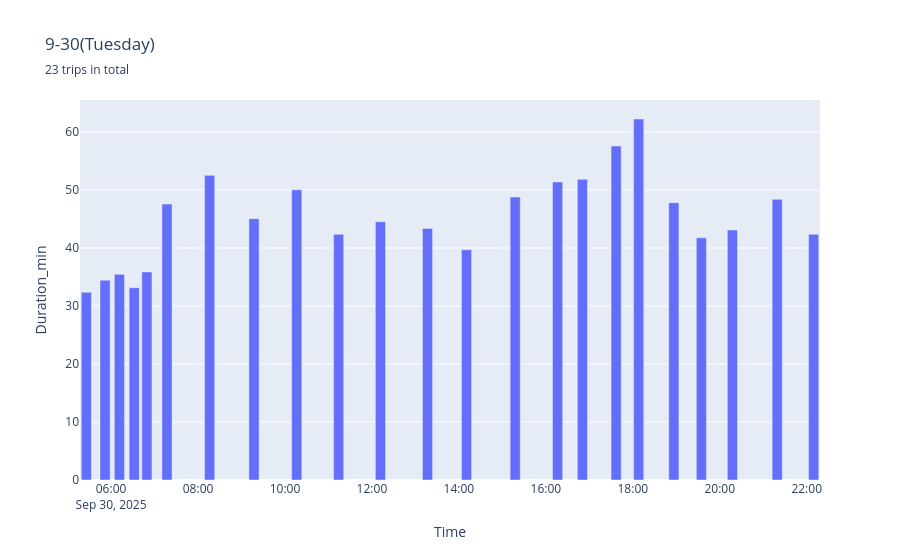
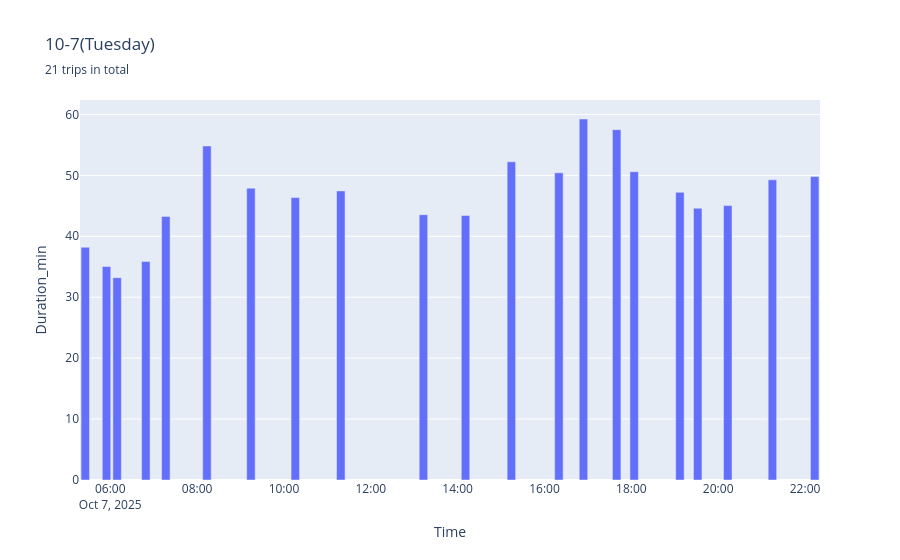
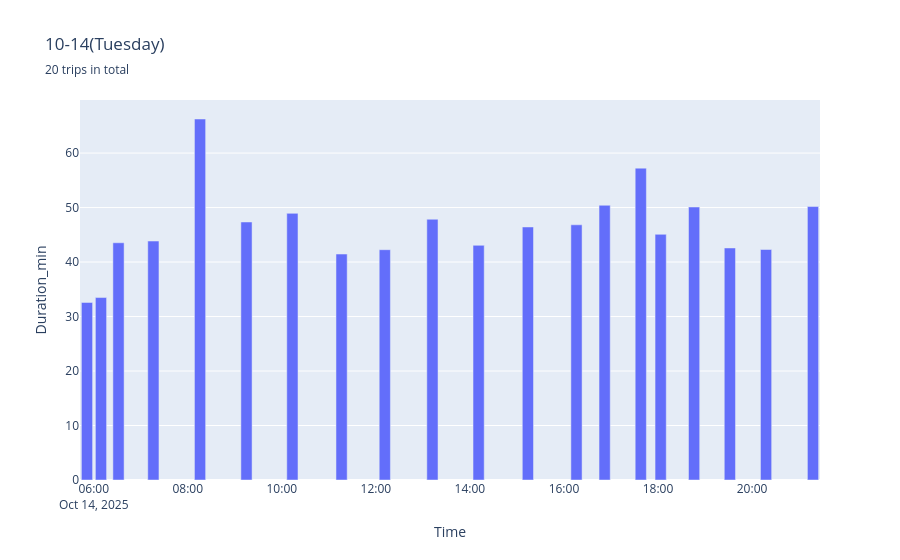
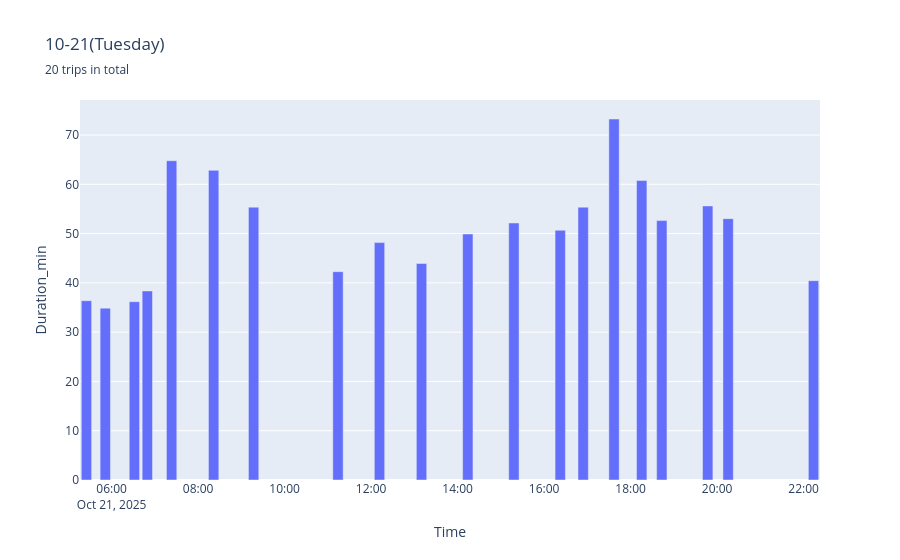

Notebook cell for these charts, in order:
### Code cell
# investigate travel time distribution of every Tuesday
min_date = date(2025, 9, 30)
max_date = date(2025, 12, 31)
diff = (max_date - min_date).days
dates = [min_date + timedelta(days=x) for x in range(0, diff, 7)]

df = (
    df_full.filter(pl.col("SubRouteID").str.starts_with("1728"))
    .pipe(clean_df)
    .filter(pl.col("Time").is_between(min_date, max_date))
    .sort("Time")
    .collect(engine="streaming")
)

for d in dates:
    duration_plot_by_date(df, d, "清華大學", "龍潭運動公園", "返程")

### Figure 1 — Plotly figure (JSON) as saved in the notebook; plotly's stock layout.template omitted (floating-point values rounded to 4 significant figures)
{"data": [{"hovertemplate": "Time=%{x}<br>Duration_min=%{y}<extra></extra>", "legendgroup": "", "marker": {"color": "#636efa", "pattern": {"shape": ""}}, "name": "", "orientation": "v", "showlegend": false, "textposition": "auto", "type": "bar", "x": ["2025-09-30T05:25:52.000000", "2025-09-30T05:51:43.000000", "2025-09-30T06:11:30.000000", "2025-09-30T06:31:56.000000", "2025-09-30T06:49:26.000000", "2025-09-30T07:17:12.000000", "2025-09-30T08:16:00.000000", "2025-09-30T09:17:14.000000", "2025-09-30T10:16:14.000000", "2025-09-30T11:14:06.000000", "2025-09-30T12:11:47.000000", "2025-09-30T13:16:43.000000", "2025-09-30T14:10:33.000000", "2025-09-30T15:17:41.000000", "2025-09-30T16:16:13.000000", "2025-09-30T16:50:30.000000", "2025-09-30T17:37:01.000000", "2025-09-30T18:08:08.000000", "2025-09-30T18:56:40.000000", "2025-09-30T19:34:40.000000", "2025-09-30T20:17:29.000000", "2025-09-30T21:19:19.000000", "2025-09-30T22:09:37.000000"], "xaxis": "x", "y": [32.37, 34.45, 35.45, 33.15, 35.87, 47.57, 52.52, 45.05, 50.03, 42.35, 44.5, 43.37, 39.68, 48.78, 51.38, 51.83, 57.58, 62.23, 47.82, 41.75, 43.1, 48.38, 42.37], "yaxis": "y"}], "layout": {"barmode": "relative", "legend": {"tracegroupgap": 0}, "title": {"subtitle": {"text": "23 trips in total"}, "text": "9-30(Tuesday)"}, "xaxis": {"anchor": "y", "domain": [0, 1], "title": {"text": "Time"}}, "yaxis": {"anchor": "x", "domain": [0, 1], "title": {"text": "Duration_min"}}}}

### Figure 2 — Plotly figure (JSON) as saved in the notebook; plotly's stock layout.template omitted (floating-point values rounded to 4 significant figures)
{"data": [{"hovertemplate": "Time=%{x}<br>Duration_min=%{y}<extra></extra>", "legendgroup": "", "marker": {"color": "#636efa", "pattern": {"shape": ""}}, "name": "", "orientation": "v", "showlegend": false, "textposition": "auto", "type": "bar", "x": ["2025-10-07T05:25:32.000000", "2025-10-07T05:54:52.000000", "2025-10-07T06:09:30.000000", "2025-10-07T06:49:11.000000", "2025-10-07T07:16:49.000000", "2025-10-07T08:13:37.000000", "2025-10-07T09:14:25.000000", "2025-10-07T10:15:43.000000", "2025-10-07T11:18:34.000000", "2025-10-07T13:12:45.000000", "2025-10-07T14:10:55.000000", "2025-10-07T15:14:16.000000", "2025-10-07T16:19:56.000000", "2025-10-07T16:53:51.000000", "2025-10-07T17:39:46.000000", "2025-10-07T18:03:56.000000", "2025-10-07T19:07:08.000000", "2025-10-07T19:31:46.000000", "2025-10-07T20:13:14.000000", "2025-10-07T21:14:56.000000", "2025-10-07T22:13:22.000000"], "xaxis": "x", "y": [38.2, 35.03, 33.2, 35.85, 43.27, 54.82, 47.9, 46.35, 47.45, 43.53, 43.42, 52.22, 50.42, 59.25, 57.5, 50.6, 47.22, 44.6, 45.03, 49.27, 49.8], "yaxis": "y"}], "layout": {"barmode": "relative", "legend": {"tracegroupgap": 0}, "title": {"subtitle": {"text": "21 trips in total"}, "text": "10-7(Tuesday)"}, "xaxis": {"anchor": "y", "domain": [0, 1], "title": {"text": "Time"}}, "yaxis": {"anchor": "x", "domain": [0, 1], "title": {"text": "Duration_min"}}}}

### Figure 3 — Plotly figure (JSON) as saved in the notebook; plotly's stock layout.template omitted (floating-point values rounded to 4 significant figures)
{"data": [{"hovertemplate": "Time=%{x}<br>Duration_min=%{y}<extra></extra>", "legendgroup": "", "marker": {"color": "#636efa", "pattern": {"shape": ""}}, "name": "", "orientation": "v", "showlegend": false, "textposition": "auto", "type": "bar", "x": ["2025-10-14T05:51:25.000000", "2025-10-14T06:09:16.000000", "2025-10-14T06:31:37.000000", "2025-10-14T07:16:07.000000", "2025-10-14T08:15:40.000000", "2025-10-14T09:14:55.000000", "2025-10-14T10:13:30.000000", "2025-10-14T11:16:16.000000", "2025-10-14T12:11:26.000000", "2025-10-14T13:12:11.000000", "2025-10-14T14:11:07.000000", "2025-10-14T15:14:00.000000", "2025-10-14T16:16:00.000000", "2025-10-14T16:51:55.000000", "2025-10-14T17:38:03.000000", "2025-10-14T18:03:24.000000", "2025-10-14T18:46:04.000000", "2025-10-14T19:31:44.000000", "2025-10-14T20:17:54.000000", "2025-10-14T21:17:48.000000"], "xaxis": "x", "y": [32.58, 33.48, 43.53, 43.85, 66.25, 47.35, 48.93, 41.47, 42.27, 47.85, 43.07, 46.43, 46.83, 50.42, 57.23, 45.08, 50.1, 42.58, 42.3, 50.18], "yaxis": "y"}], "layout": {"barmode": "relative", "legend": {"tracegroupgap": 0}, "title": {"subtitle": {"text": "20 trips in total"}, "text": "10-14(Tuesday)"}, "xaxis": {"anchor": "y", "domain": [0, 1], "title": {"text": "Time"}}, "yaxis": {"anchor": "x", "domain": [0, 1], "title": {"text": "Duration_min"}}}}

### Figure 4 — Plotly figure (JSON) as saved in the notebook; plotly's stock layout.template omitted (floating-point values rounded to 4 significant figures)
{"data": [{"hovertemplate": "Time=%{x}<br>Duration_min=%{y}<extra></extra>", "legendgroup": "", "marker": {"color": "#636efa", "pattern": {"shape": ""}}, "name": "", "orientation": "v", "showlegend": false, "textposition": "auto", "type": "bar", "x": ["2025-10-21T05:25:04.000000", "2025-10-21T05:51:11.000000", "2025-10-21T06:31:34.000000", "2025-10-21T06:49:31.000000", "2025-10-21T07:23:12.000000", "2025-10-21T08:21:30.000000", "2025-10-21T09:16:58.000000", "2025-10-21T11:14:01.000000", "2025-10-21T12:11:38.000000", "2025-10-21T13:09:56.000000", "2025-10-21T14:14:08.000000", "2025-10-21T15:18:05.000000", "2025-10-21T16:22:23.000000", "2025-10-21T16:54:12.000000", "2025-10-21T17:37:02.000000", "2025-10-21T18:15:28.000000", "2025-10-21T18:43:18.000000", "2025-10-21T19:47:00.000000", "2025-10-21T20:15:18.000000", "2025-10-21T22:13:48.000000"], "xaxis": "x", "y": [36.38, 34.87, 36.18, 38.37, 64.78, 62.83, 55.37, 42.27, 48.17, 43.93, 49.92, 52.15, 50.68, 55.37, 73.25, 60.77, 52.63, 55.62, 53.03, 40.45], "yaxis": "y"}], "layout": {"barmode": "relative", "legend": {"tracegroupgap": 0}, "title": {"subtitle": {"text": "20 trips in total"}, "text": "10-21(Tuesday)"}, "xaxis": {"anchor": "y", "domain": [0, 1], "title": {"text": "Time"}}, "yaxis": {"anchor": "x", "domain": [0, 1], "title": {"text": "Duration_min"}}}}
